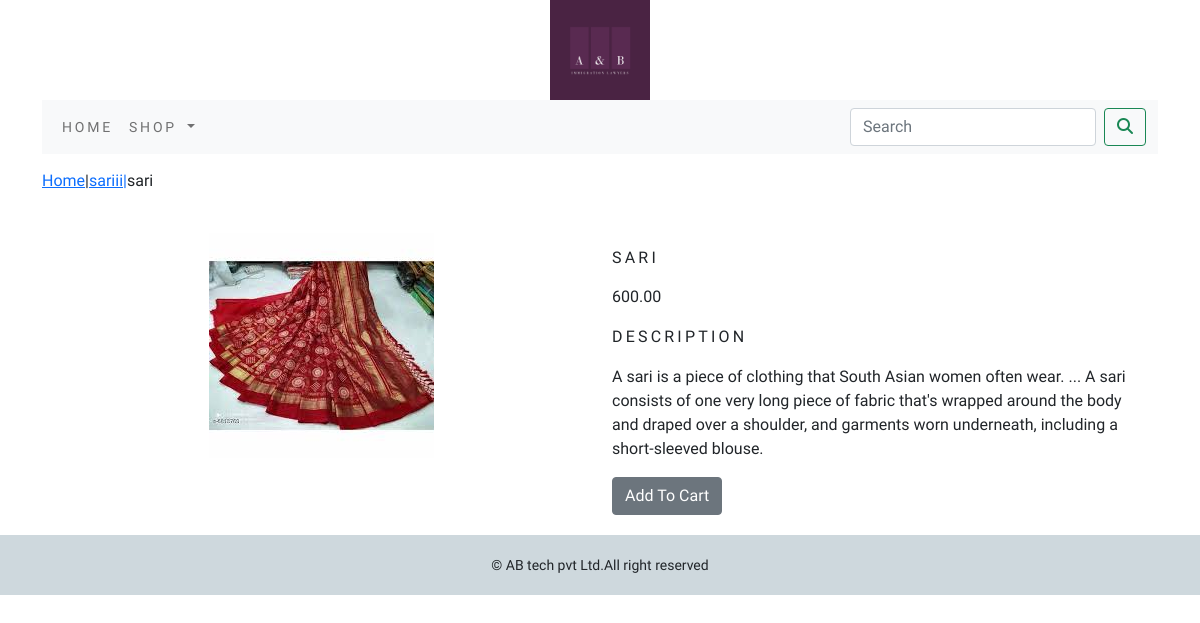
Page /shop/sariii/sari/ on the committed database.
### shop/models.py (models this page shows, shortened)
class Product(models.Model):
    name = models.CharField(max_length=250, unique=True)
    slug = models.SlugField(max_length=250, unique=True)
    description = models.TextField(blank=True)
    price=models.DecimalField(max_digits=10,decimal_places=2)
    category=models.ForeignKey(Category,on_delete=models.CASCADE)
    img=models.ImageField(upload_to='product',blank=True)
    stock=models.IntegerField()
    available=models.BooleanField(default=True)
    created=models.DateTimeField(auto_now_add=True)
    updated=models.DateTimeField(auto_now=True)
    class Meta:
        ordering=('name',)
        verbose_name='product'
        verbose_name_plural='products'

class Category(models.Model):
    name=models.CharField(max_length=250,unique=True)
    slug=models.SlugField(max_length=250,unique=True)
    description=models.TextField(blank=True)
    img=models.ImageField(upload_to='category',blank=True)
    class Meta:
        ordering=('name',)
        verbose_name='category'
        verbose_name_plural='categories'
    def get_url(self):
        return reverse('shop:product_by_category',args=[self.slug])
    def __str__(self):
        return '{}'.format(self.name)

### shop/views.py (the view)
# urls.py: path('<slug:c_slug>/<slug:product_slug>/', views.proDetail, name='prodCatdetail')
def proDetail(request,c_slug,product_slug):
    try:
        product=Product.objects.get(category__slug=c_slug,slug=product_slug)
    except Exception as e:
        raise e
    return render(request,'product.html',{'product':product})

### cart/context_processors.py (called while the page is built)
def counter(request):
    item_count=0
    if 'admin' in request.path:
        return {}
    else:
        try:
            cart=Cart.objects.filter(cart_id=_cart_id(request))
            cart_items=CartItem.objects.all().filter(cart=cart[:1])
            for cart_item in cart_items:
                item_count += cart_item.quantity
        except Cart.DoesNotExists:
            item_count=0
    return dict(item_count=item_count)

### cart/views.py (called while the page is built)
def _cart_id(request):
    cart=request.session.session_key
    if not cart:
        cart = request.session.create()
    return cart

### shop/context_processors.py (called while the page is built)
def menu_links(request):
    links = Category.objects.all()
    return dict(links=links)

### templates/product.html (shortened to what this page needs)
{% extends 'base.html' %}
{% load static %}
{% block content %}
    <div class="my_prod_row_class">
        <div class="mx_auto">
            <p><a href="{% url 'shop:allProdCat' %}">Home</a>|<a href="{{product.category.get_url}}">{{product.category}}|</a>{{product.name}} </p>
        </div>
    <div class="container">
    <br>
    <div class="row">
        <div class="col-12 col-sm-12 col-md-12 col-lg-6 text-center">
            <div class="min-width:18rem">
                <img src="{{product.img.url}}" alt="{{product.name}}">
            </div>
        </div>
            <div class="col-12 col-sm-12 col-md-12 col-lg-6">
                <div>
                    <h1 class="my_prod_title">{{product.name}}</h1>
                    <p>{{product.price}}</p>
                    <p class="my_title">Description</p>
                    <p class="text-justify my_prod_text">{{product.description}}</p>
                    {% if product.stock <= 0 %}
                        <p class="text-justify my_prod_text"><b>Out Of Stock</b></p>
                    {% else %}
                        <a class="btn btn-secondary" href="{% url 'cart:add_cart' product.id %}">Add To Cart</a>
                    {% endif %}
                </div>
            </div>
        </div>
    </div>
    </div>
{% endblock %}

### static/css/custome.css (style rules this page uses)
body { font-family: 'Uchen', serif; }
.my_title { font-size:16px; text-transform:uppercase; letter-spacing: .2em; }
.my_prod_row_class { padding-top: 15px; padding-bottom: 20px; }
.my_prod_title { font-size: 16px; text-transform: uppercase; letter-spacing: .2em; padding-top: 15px; padding-bottom: 10px; }
.my_prod_text { padding-right:20px; }

### rows in the picture
Product: category "sariii", name "sari", img (picture), name "SARI", price "600.00", description "A sari is a piece of clothing that South Asian women often wear. ... A sari consists of one very long piece of fabric that's wrapped around the body and draped over a shoulder, and garments worn underneath, including a short-sleeved blouse."
